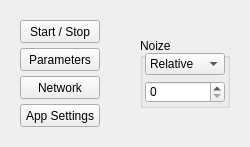
<?xml version="1.0" encoding="UTF-8"?>
<ui version="4.0">
 <class>MainForm</class>
 <widget class="QWidget" name="MainForm">
  <property name="geometry">
   <rect>
    <x>0</x>
    <y>0</y>
    <width>250</width>
    <height>147</height>
   </rect>
  </property>
  <property name="sizePolicy">
   <sizepolicy hsizetype="Preferred" vsizetype="Preferred">
    <horstretch>0</horstretch>
    <verstretch>0</verstretch>
   </sizepolicy>
  </property>
  <property name="minimumSize">
   <size>
    <width>250</width>
    <height>147</height>
   </size>
  </property>
  <property name="maximumSize">
   <size>
    <width>250</width>
    <height>147</height>
   </size>
  </property>
  <property name="windowTitle">
   <string>Neuromodel</string>
  </property>
  <widget class="QPushButton" name="StartStopButton">
   <property name="geometry">
    <rect>
     <x>20</x>
     <y>20</y>
     <width>80</width>
     <height>23</height>
    </rect>
   </property>
   <property name="text">
    <string>Start / Stop</string>
   </property>
  </widget>
  <widget class="QPushButton" name="SettingsButton">
   <property name="geometry">
    <rect>
     <x>20</x>
     <y>104</y>
     <width>80</width>
     <height>23</height>
    </rect>
   </property>
   <property name="text">
    <string>App Settings</string>
   </property>
  </widget>
  <widget class="QGroupBox" name="NoizeGroupBox">
   <property name="geometry">
    <rect>
     <x>140</x>
     <y>38</y>
     <width>90</width>
     <height>70</height>
    </rect>
   </property>
   <property name="autoFillBackground">
    <bool>false</bool>
   </property>
   <property name="title">
    <string>Noize</string>
   </property>
   <property name="flat">
    <bool>false</bool>
   </property>
   <property name="checkable">
    <bool>false</bool>
   </property>
   <widget class="QComboBox" name="NoizeTypeComboBox">
    <property name="geometry">
     <rect>
      <x>5</x>
      <y>15</y>
      <width>80</width>
      <height>22</height>
     </rect>
    </property>
    <property name="currentIndex">
     <number>0</number>
    </property>
    <property name="modelColumn">
     <number>0</number>
    </property>
    <item>
     <property name="text">
      <string>Relative</string>
     </property>
    </item>
    <item>
     <property name="text">
      <string>Fixed</string>
     </property>
    </item>
   </widget>
   <widget class="QSpinBox" name="NoizeValueSpinBox">
    <property name="geometry">
     <rect>
      <x>5</x>
      <y>43</y>
      <width>80</width>
      <height>22</height>
     </rect>
    </property>
   </widget>
  </widget>
  <widget class="QPushButton" name="NeuronParametersButton">
   <property name="geometry">
    <rect>
     <x>20</x>
     <y>48</y>
     <width>80</width>
     <height>23</height>
    </rect>
   </property>
   <property name="text">
    <string>Parameters</string>
   </property>
  </widget>
  <widget class="QPushButton" name="NetworkButton">
   <property name="geometry">
    <rect>
     <x>20</x>
     <y>76</y>
     <width>80</width>
     <height>23</height>
    </rect>
   </property>
   <property name="text">
    <string>Network</string>
   </property>
  </widget>
 </widget>
 <resources/>
 <connections/>
</ui>
